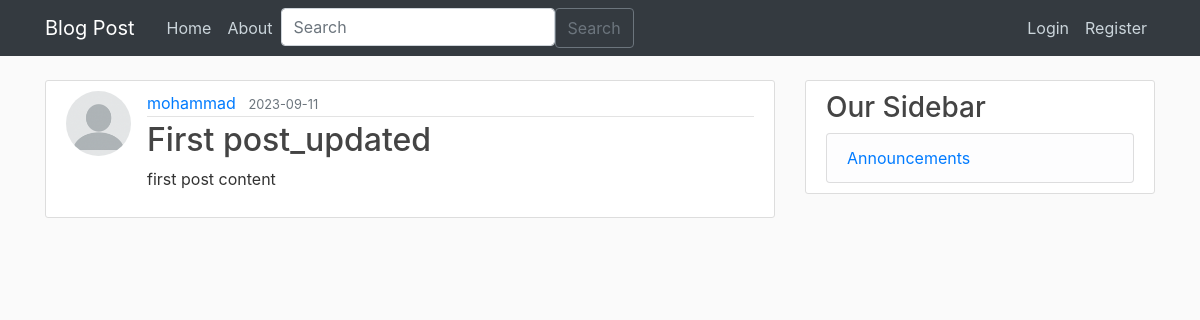
/blog/post/3, run on an earlier commit of the app's database.
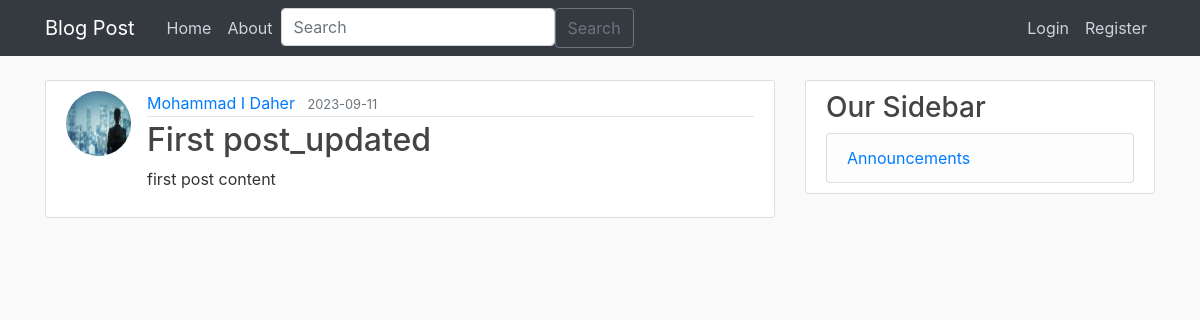
And on a later commit of the database.
### flaskproject/models.py (models this page shows, shortened)
class User(db.Model, UserMixin):
    id = db.Column(db.Integer, primary_key=True)
    username = db.Column(db.String(20), unique=True, nullable=False)
    email = db.Column(db.String(120), unique=True, nullable=False)
    image_file = db.Column(db.String(20), nullable=False, default="default.jpg")
    password = db.Column(db.String(60), nullable=False)
    posts = db.relationship("Post", backref="author", lazy=True)

### flaskproject/posts/routes.py (the view)
@posts.route("/post/<int:post_id>")
def post(post_id):
    post = Post.query.get_or_404(
        post_id
    )  # give the post with this id if exist or 404 if doesn't
    return render_template("post.html", title=post.title, post=post)

### flaskproject/posts/forms.py
class SearchForm(FlaskForm):
    searched = StringField("Searched", validators=[DataRequired()])
    submit = SubmitField("Submit")

### flaskproject/posts/routes.py (called while the page is built)
@posts.app_context_processor
def base():
    form = SearchForm()
    return dict(form=form)

### flaskproject/templates/post.html (shortened to what this page needs)
{% extends "layout.html" %}
{% block content %}
  <article class="media content-section">
    <img class="rounded-circle article-img" src="{{ url_for('static', filename='profile_pics/' + post.author.image_file) }}">
    <div class="media-body">
      <div class="article-metadata">
        <a class="mr-2" href="{{ url_for('users.user_posts', username=post.author.username) }}">{{ post.author.username }}</a>
        <small class="text-muted">{{ post.date_posted.strftime('%Y-%m-%d') }}</small>
      </div>
      <h2 class="article-title">{{ post.title }}</h2>
      <p class="article-content">{{ post.content }}</p>
    </div>
  </article>
{% endblock content %}

What changed in the data, as far as the page shows it:
changed User: image_file: a different picture; author.username "mohammad" → "Mohammad I Daher"
